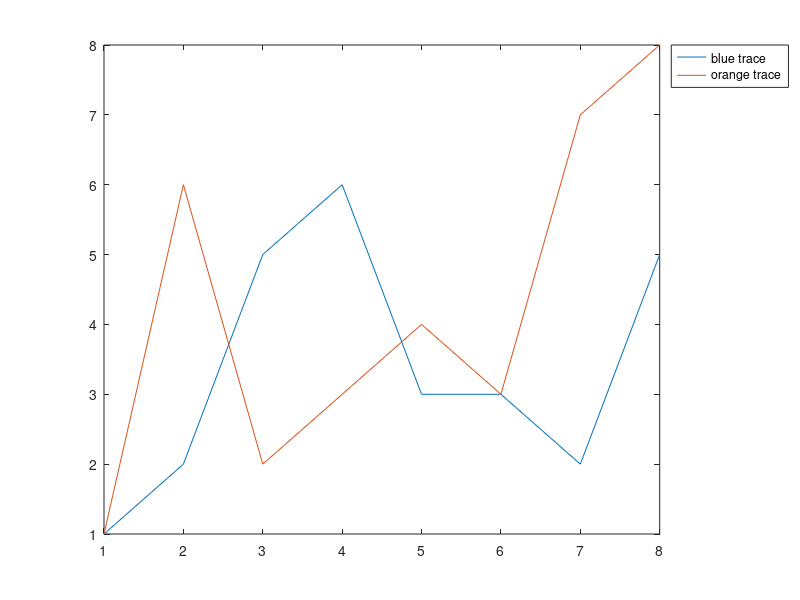

Write the MATLAB code that produced this figure. (Note: this script raises an error after producing the figure.)

fig = figure; 
plot([1 2 3 4 5 6 7 8],[1 2 5 6 3 3 2 5]); 
hold on
plot([1 2 3 4 5 6 7 8],[1 6 2 3 4 3 7 8]); 
legend('blue trace','orange trace','Location','BestOutside'); 

% PLOTLY 
p = plotlyfigure(gcf);
plotly(p,false);
plotly_url = p.Response.url; 
